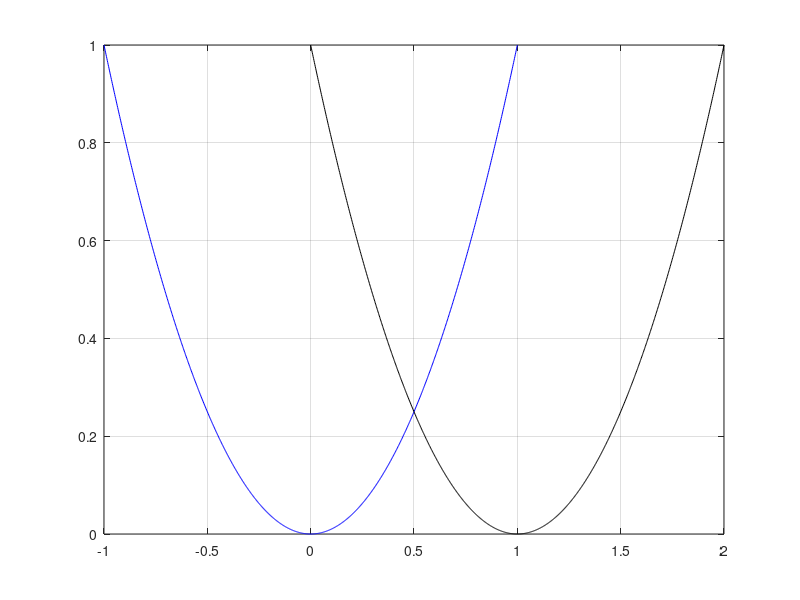

Recreate this plot in MATLAB.
clc,clear,close all

figure
hold(gca,"on")
box(gca,"on")
grid(gca,"on")

x = linspace(-1,1,1000);
y = x.^2;
plot(x,y,'b')

x = linspace(-1,1,1000)+1;
y = (x-1).^2;
plot(x,y,'k')
